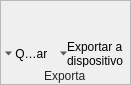
       <widget class="QFrame" name="frame_14">
        <property name="geometry">
         <rect>
          <x>420</x>
          <y>0</y>
          <width>131</width>
          <height>85</height>
         </rect>
        </property>
        <property name="styleSheet">
         <string notr="true">QFrame#frame_14{
	background-color: qlineargradient(spread:pad, x1:0.506, y1:1, x2:0.499955, y2:0.636, stop:0 rgba(165, 165, 165, 255), stop:1 rgba(201, 201, 201, 255));
	border-bottom: 1px solid rgb(112, 112, 112);
	border-right: 1px solid qlineargradient(spread:pad, x1:0.494318, y1:1, x2:0.506, y2:0, stop:0 rgba(112, 112, 112, 255), stop:1 rgba(184, 184, 184, 255))
}</string>
        </property>
        <property name="frameShape">
         <enum>QFrame::StyledPanel</enum>
        </property>
        <property name="frameShadow">
         <enum>QFrame::Raised</enum>
        </property>
        <widget class="QLabel" name="label_10">
         <property name="geometry">
          <rect>
           <x>44</x>
           <y>68</y>
           <width>41</width>
           <height>16</height>
          </rect>
         </property>
         <property name="styleSheet">
          <string notr="true">QLabel{
	background-color: transparent;
	color: rgb(36, 36, 36)
}</string>
         </property>
         <property name="text">
          <string>Exportar</string>
         </property>
        </widget>
        <widget class="QFrame" name="frame_25">
         <property name="geometry">
          <rect>
           <x>4</x>
           <y>3</y>
           <width>53</width>
           <height>66</height>
          </rect>
         </property>
         <property name="styleSheet">
          <string notr="true">QFrame{
	background-color: transparent;
}

QFrame:hover{
	border-top: 2px solid qlineargradient(spread:pad, x1:0.465909, y1:0, x2:0.465909, y2:1, stop:0 rgba(241, 202, 88, 255), stop:1 rgba(253, 249, 232, 255));
	border-right: 2px solid qlineargradient(spread:pad, x1:0.994318, y1:0.568, x2:0, y2:0.568, stop:0 rgba(241, 204, 84, 255), stop:1 rgba(253, 246, 221, 255));
	border-bottom: 2px solid qlineargradient(spread:pad, x1:0.471, y1:1, x2:0.494, y2:0, stop:0 rgba(244, 213, 73, 255), stop:1 rgba(253, 253, 235, 255));
	border-left: 2px solid qlineargradient(spread:pad, x1:0, y1:0.642, x2:1, y2:0.659, stop:0 rgba(242, 205, 83, 255), stop:1 rgba(253, 246, 223, 255));
	border-radius: 1.5ex;
}

QLabel{
	border:none;
}

QLabel:hover{
	border:none;
padding: 20px;
}


QToolButton{
	background-color: transparent;
	}

QToolButton:hover{
	background-color: qlineargradient(spread:reflect, x1:0.455273, y1:1, x2:0.460273, y2:0, stop:0 rgba(253, 247, 225, 255), stop:0.301136 rgba(252, 228, 137, 255), stop:0.829545 rgba(253, 235, 168, 255), stop:1 rgba(253, 238, 177, 255));
	border-top: 2px solid qlineargradient(spread:pad, x1:0.465909, y1:0, x2:0.465909, y2:1, stop:0 rgba(241, 202, 88, 255), stop:1 rgba(253, 249, 232, 255));
	border-right: 2px solid qlineargradient(spread:pad, x1:0.994318, y1:0.568, x2:0, y2:0.568, stop:0 rgba(241, 204, 84, 255), stop:1 rgba(253, 246, 221, 255));
	border-bottom: 2px solid qlineargradient(spread:pad, x1:0.471, y1:1, x2:0.494, y2:0, stop:0 rgba(244, 213, 73, 255), stop:1 rgba(253, 253, 235, 255));
	border-left: 2px solid qlineargradient(spread:pad, x1:0, y1:0.642, x2:1, y2:0.659, stop:0 rgba(242, 205, 83, 255), stop:1 rgba(253, 246, 223, 255));
	border-radius: 1.5ex;
}

QToolButton:checked{
	background-color: qlineargradient(spread:pad, x1:0.483, y1:1, x2:0.477, y2:0.426, stop:0 rgba(254, 226, 135, 255), stop:1 rgba(250, 214, 121, 255));
	border-top: 2px solid qlineargradient(spread:pad, x1:0.5, y1:0, x2:0.517, y2:1, stop:0 rgba(194, 118, 43, 255), stop:1 rgba(246, 200, 103, 255));
	border-right: 2px solid qlineargradient(spread:pad, x1:1, y1:0.557, x2:0, y2:0.563, stop:0 rgba(194, 128, 50, 255), stop:1 rgba(248, 208, 113, 255));
	border-bottom: 2px solid qlineargradient(spread:pad, x1:0.449, y1:1, x2:0.449, y2:0, stop:0 rgba(194, 158, 71, 255), stop:1 rgba(250, 215, 122, 255));
	border-left: 2px solid qlineargradient(spread:pad, x1:0, y1:0.545455, x2:1, y2:0.54, stop:0 rgba(194, 132, 53, 255), stop:1 rgba(248, 209, 114, 255));
	border-radius: 1.5ex;
}

</string>
         </property>
         <property name="frameShape">
          <enum>QFrame::StyledPanel</enum>
         </property>
         <property name="frameShadow">
          <enum>QFrame::Raised</enum>
         </property>
         <widget class="QFrame" name="frame_30">
          <property name="geometry">
           <rect>
            <x>0</x>
            <y>0</y>
            <width>68</width>
            <height>38</height>
           </rect>
          </property>
          <property name="styleSheet">
           <string notr="true"/>
          </property>
          <property name="frameShape">
           <enum>QFrame::StyledPanel</enum>
          </property>
          <property name="frameShadow">
           <enum>QFrame::Raised</enum>
          </property>
          <widget class="QLabel" name="label_14">
           <property name="geometry">
            <rect>
             <x>12</x>
             <y>4</y>
             <width>41</width>
             <height>33</height>
            </rect>
           </property>
           <property name="styleSheet">
            <string notr="true"/>
           </property>
           <property name="text">
            <string/>
           </property>
           <property name="pixmap">
            <pixmap resource="resources.qrc">:/bandeja_de_casos/assets/bandeja_de_casos/burn.png</pixmap>
           </property>
          </widget>
         </widget>
         <widget class="QToolButton" name="toolButton_8">
          <property name="geometry">
           <rect>
            <x>0</x>
            <y>36</y>
            <width>53</width>
            <height>29</height>
           </rect>
          </property>
          <property name="text">
           <string> Quemar</string>
          </property>
          <property name="iconSize">
           <size>
            <width>3</width>
            <height>4</height>
           </size>
          </property>
          <property name="toolButtonStyle">
           <enum>Qt::ToolButtonTextBesideIcon</enum>
          </property>
          <property name="arrowType">
           <enum>Qt::DownArrow</enum>
          </property>
         </widget>
        </widget>
        <widget class="QFrame" name="frame_26">
         <property name="geometry">
          <rect>
           <x>59</x>
           <y>3</y>
           <width>67</width>
           <height>66</height>
          </rect>
         </property>
         <property name="styleSheet">
          <string notr="true">QFrame{
	background-color: transparent;
}

QFrame:hover{
	border-top: 2px solid qlineargradient(spread:pad, x1:0.465909, y1:0, x2:0.465909, y2:1, stop:0 rgba(241, 202, 88, 255), stop:1 rgba(253, 249, 232, 255));
	border-right: 2px solid qlineargradient(spread:pad, x1:0.994318, y1:0.568, x2:0, y2:0.568, stop:0 rgba(241, 204, 84, 255), stop:1 rgba(253, 246, 221, 255));
	border-bottom: 2px solid qlineargradient(spread:pad, x1:0.471, y1:1, x2:0.494, y2:0, stop:0 rgba(244, 213, 73, 255), stop:1 rgba(253, 253, 235, 255));
	border-left: 2px solid qlineargradient(spread:pad, x1:0, y1:0.642, x2:1, y2:0.659, stop:0 rgba(242, 205, 83, 255), stop:1 rgba(253, 246, 223, 255));
	border-radius: 1.5ex;
}

QLabel{
	border:none;
}

QLabel:hover{
	border:none;
padding: 20px;
}


QToolButton{
	background-color: transparent;
	}

QToolButton:hover{
	background-color: qlineargradient(spread:reflect, x1:0.455273, y1:1, x2:0.460273, y2:0, stop:0 rgba(253, 247, 225, 255), stop:0.301136 rgba(252, 228, 137, 255), stop:0.829545 rgba(253, 235, 168, 255), stop:1 rgba(253, 238, 177, 255));
	border-top: 2px solid qlineargradient(spread:pad, x1:0.465909, y1:0, x2:0.465909, y2:1, stop:0 rgba(241, 202, 88, 255), stop:1 rgba(253, 249, 232, 255));
	border-right: 2px solid qlineargradient(spread:pad, x1:0.994318, y1:0.568, x2:0, y2:0.568, stop:0 rgba(241, 204, 84, 255), stop:1 rgba(253, 246, 221, 255));
	border-bottom: 2px solid qlineargradient(spread:pad, x1:0.471, y1:1, x2:0.494, y2:0, stop:0 rgba(244, 213, 73, 255), stop:1 rgba(253, 253, 235, 255));
	border-left: 2px solid qlineargradient(spread:pad, x1:0, y1:0.642, x2:1, y2:0.659, stop:0 rgba(242, 205, 83, 255), stop:1 rgba(253, 246, 223, 255));
	border-radius: 1.5ex;
}

QToolButton:checked{
	background-color: qlineargradient(spread:pad, x1:0.483, y1:1, x2:0.477, y2:0.426, stop:0 rgba(254, 226, 135, 255), stop:1 rgba(250, 214, 121, 255));
	border-top: 2px solid qlineargradient(spread:pad, x1:0.5, y1:0, x2:0.517, y2:1, stop:0 rgba(194, 118, 43, 255), stop:1 rgba(246, 200, 103, 255));
	border-right: 2px solid qlineargradient(spread:pad, x1:1, y1:0.557, x2:0, y2:0.563, stop:0 rgba(194, 128, 50, 255), stop:1 rgba(248, 208, 113, 255));
	border-bottom: 2px solid qlineargradient(spread:pad, x1:0.449, y1:1, x2:0.449, y2:0, stop:0 rgba(194, 158, 71, 255), stop:1 rgba(250, 215, 122, 255));
	border-left: 2px solid qlineargradient(spread:pad, x1:0, y1:0.545455, x2:1, y2:0.54, stop:0 rgba(194, 132, 53, 255), stop:1 rgba(248, 209, 114, 255));
	border-radius: 1.5ex;
}

</string>
         </property>
         <property name="frameShape">
          <enum>QFrame::StyledPanel</enum>
         </property>
         <property name="frameShadow">
          <enum>QFrame::Raised</enum>
         </property>
         <widget class="QFrame" name="frame_31">
          <property name="geometry">
           <rect>
            <x>0</x>
            <y>0</y>
            <width>68</width>
            <height>38</height>
           </rect>
          </property>
          <property name="styleSheet">
           <string notr="true"/>
          </property>
          <property name="frameShape">
           <enum>QFrame::StyledPanel</enum>
          </property>
          <property name="frameShadow">
           <enum>QFrame::Raised</enum>
          </property>
          <widget class="QLabel" name="label_15">
           <property name="geometry">
            <rect>
             <x>16</x>
             <y>5</y>
             <width>41</width>
             <height>31</height>
            </rect>
           </property>
           <property name="styleSheet">
            <string notr="true"/>
           </property>
           <property name="text">
            <string/>
           </property>
           <property name="pixmap">
            <pixmap resource="resources.qrc">:/bandeja_de_casos/assets/bandeja_de_casos/exportDevice.png</pixmap>
           </property>
          </widget>
         </widget>
         <widget class="QToolButton" name="toolButton_9">
          <property name="geometry">
           <rect>
            <x>0</x>
            <y>36</y>
            <width>67</width>
            <height>29</height>
           </rect>
          </property>
          <property name="text">
           <string>Exportar a
dispositivo</string>
          </property>
          <property name="iconSize">
           <size>
            <width>3</width>
            <height>4</height>
           </size>
          </property>
          <property name="toolButtonStyle">
           <enum>Qt::ToolButtonTextBesideIcon</enum>
          </property>
          <property name="arrowType">
           <enum>Qt::DownArrow</enum>
          </property>
         </widget>
        </widget>
       </widget>
